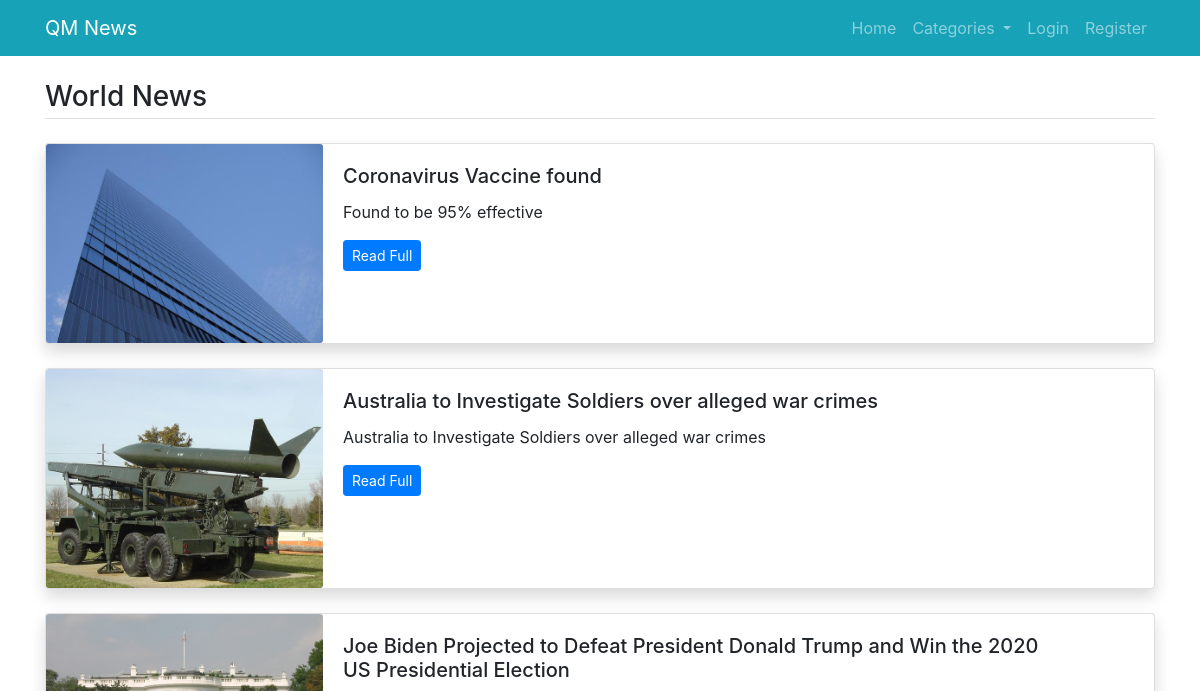
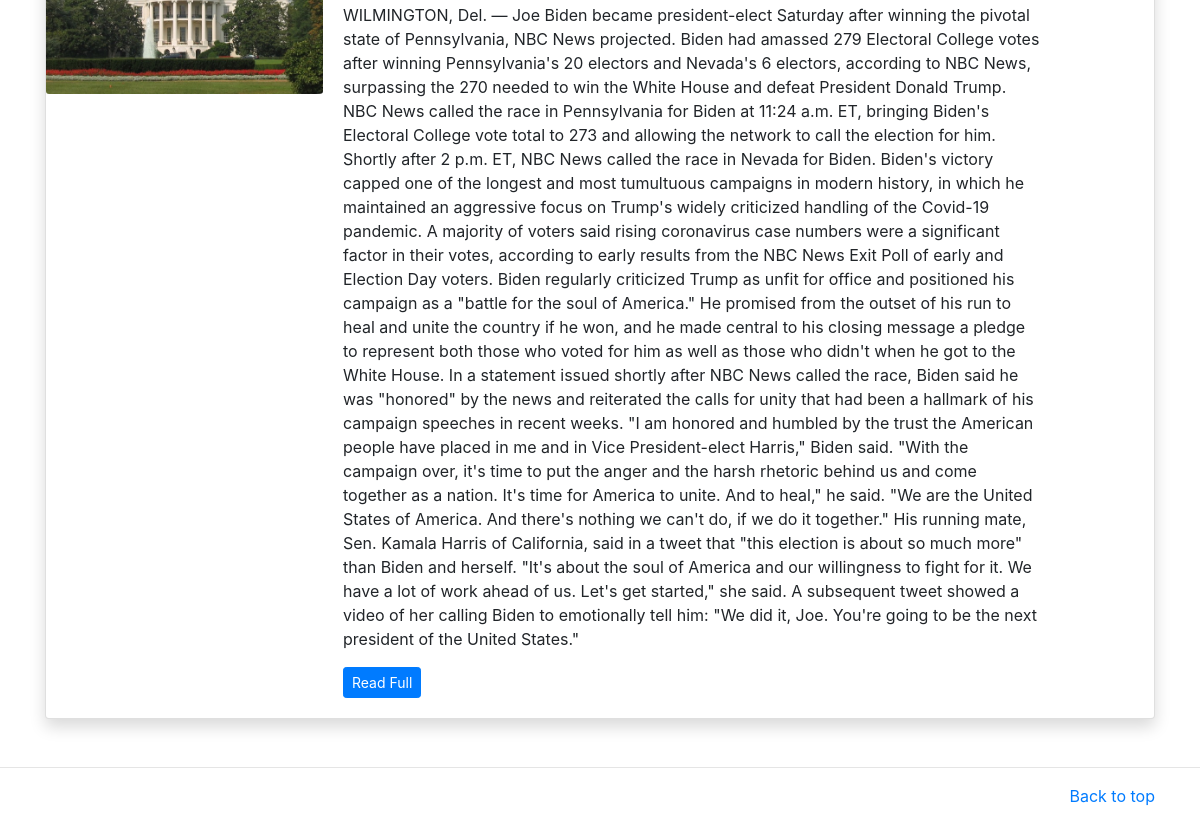
Page /category/2 on the earlier database version (2 pictures, top to bottom).
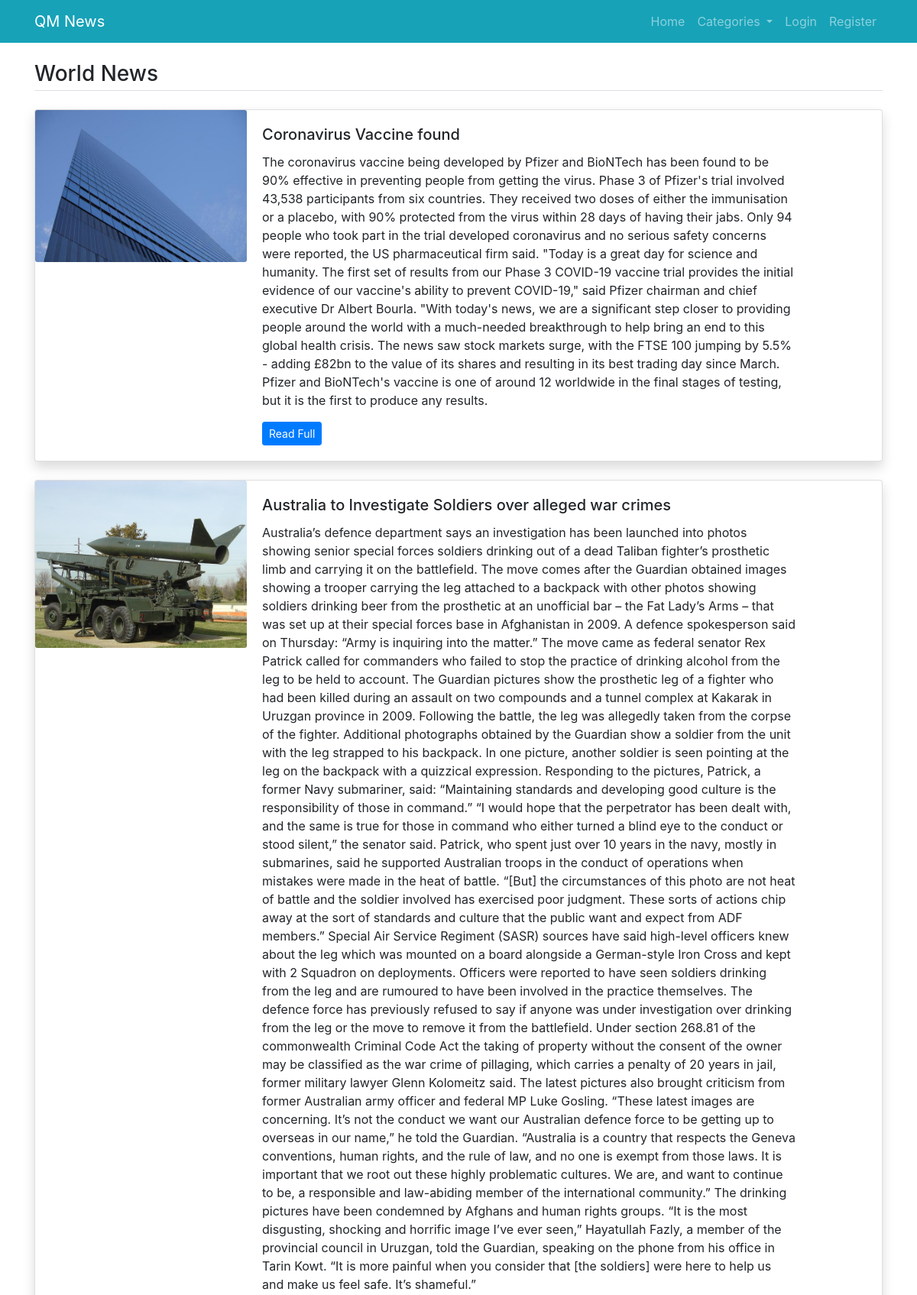
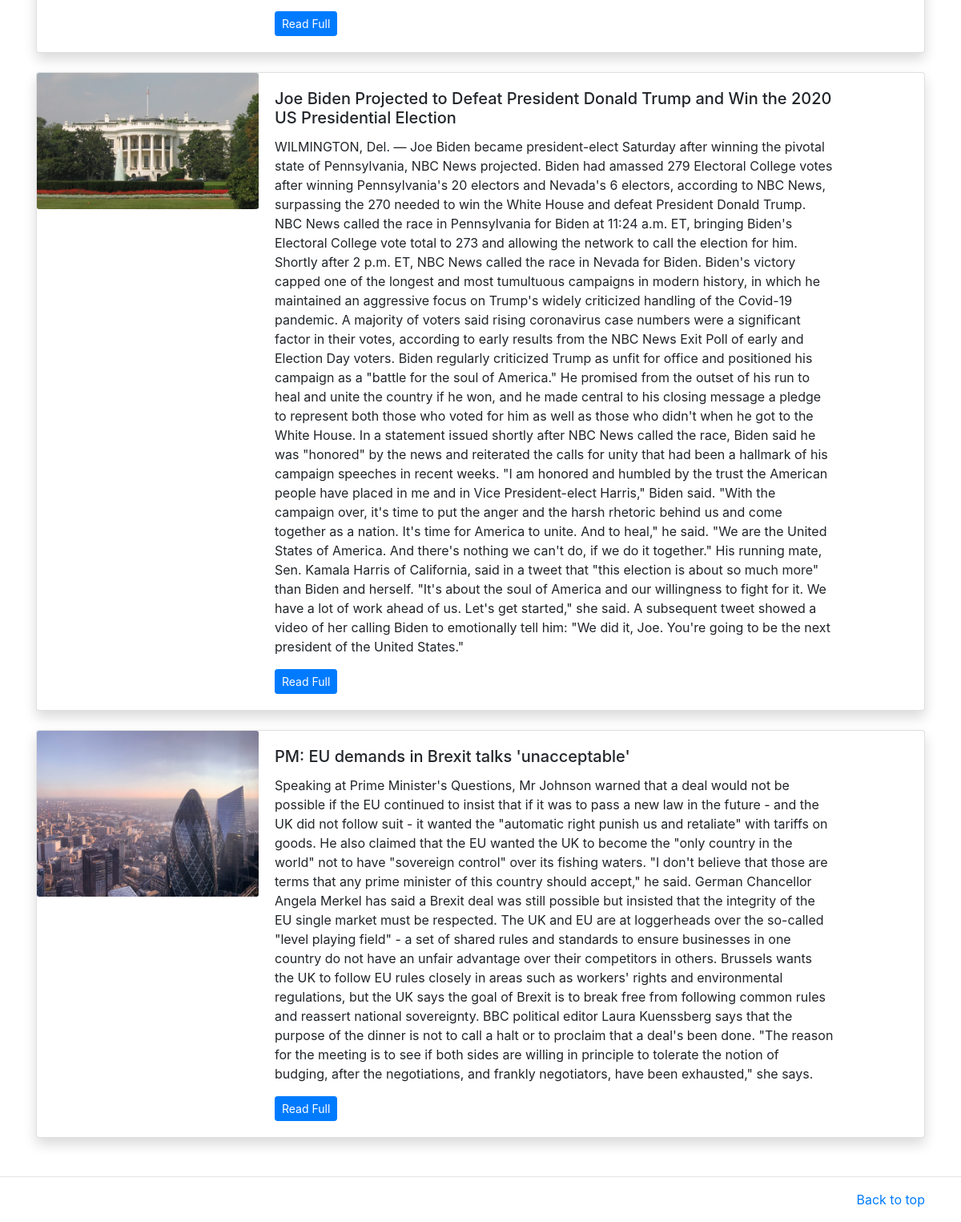
Same page on the later database version (2 pictures, top to bottom).
### mainapp/models.py (models this page shows, shortened)
class News(models.Model):
    category=models.ForeignKey(Category, on_delete=models.CASCADE)
    title=models.CharField(max_length=300)
    image= models.ImageField(upload_to='imgs/')
    description=models.TextField()
    add_time=models.DateTimeField(auto_now_add=True)
    likes=models.ManyToManyField(User,related_name='article')
    class Meta:
        verbose_name_plural='News'

### mainapp/views.py (the view)
# urls.py: path('category/<int:id>', views.category, name='category'),
def category(request,id):
    category=Category.objects.get(id=id)
    news=News.objects.filter(category=category)
    categories=Category.objects.all()
    return render(request,'category.html',
    {
        'catnews':news,
        'category':category,
        'cats':categories,
    })

### mainapp/templates/category.html
{%extends 'home.html'%}
{% block content %}
<main class="container mt-3 mb-5">
	<h3 class="border-bottom pb-1 my-4">{{category.name}}</h3>
	{%for news in catnews%}
	<div class="card mb-4 shadow">
	  <div class="row no-gutters">
	    <div class="col-md-3">
	      <img src="{{news.image.url}}" class="card-img" alt="{{news.title}}">
	    </div>
	    <div class="col-md-8">
	      <div class="card-body">
	        <h5 class="card-title">{{news.title}}</h5>
	        <p class="card-text">{{news.description}}</p>
	        <p class="card-text"><a href="/description/{{news.id}}" class="btn btn-sm btn-primary">Read Full</a></p>
	      </div>
	    </div>
	  </div>
	</div>
	{%endfor%}
</main>
{% endblock %}

Differences in the rows shown:
changed News "Coronavirus Vaccine found": description "Found to be 95% effective" → "The coronavirus vaccine being developed by Pfizer and BioNTech has been found to be 90% effective in preventing people from getting the virus. Phase 3 of Pfizer's trial involved 43,538 participants from six countries. They received two doses of either the immunisation or a placebo, with 90% protected from the virus within 28 days of having their jabs. Only 94 people who took part in the trial developed coronavirus and no serious safety concerns were reported, the US pharmaceutical firm said. \"Today is a great day for science and humanity. The first set of results from our Phase 3 COVID-19 vaccine trial provides the initial evidence of our vaccine's ability to prevent COVID-19,\" said Pfizer…"
changed News "Australia to Investigate Soldiers over alleged war crimes": description "Australia to Investigate Soldiers over alleged war crimes" → "Australia’s defence department says an investigation has been launched into photos showing senior special forces soldiers drinking out of a dead Taliban fighter’s prosthetic limb and carrying it on the battlefield. The move comes after the Guardian obtained images showing a trooper carrying the leg attached to a backpack with other photos showing soldiers drinking beer from the prosthetic at an unofficial bar – the Fat Lady’s Arms – that was set up at their special forces base in Afghanistan in 2009. A defence spokesperson said on Thursday: “Army is inquiring into the matter.” The move came as federal senator Rex Patrick called for commanders who failed to stop the practice of drinking…"
added News: image (picture), title "PM: EU demands in Brexit talks 'unacceptable'", description "Speaking at Prime Minister's Questions, Mr Johnson warned that a deal would not be possible if the EU continued to insist that if it was to pass a new law in the future - and the UK did not follow suit - it wanted the \"automatic right punish us and retaliate\" with tariffs on goods. He also claimed that the EU wanted the UK to become the \"only country in the world\" not to have \"sovereign control\" over its fishing waters. \"I don't believe that those are terms that any prime minister of this country should accept,\" he said. German Chancellor Angela Merkel has said a Brexit deal was still possible but insisted that the integrity of the EU single market must be respected. The UK and EU are at…"
